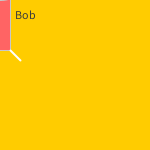
Frame 1 (no input)
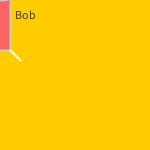
Frame 60 (the mouse pressed at the canvas centre just before this capture)
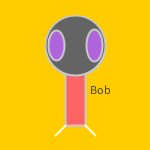
Frame 120 (the mouse held since frame 60 and released just before this capture)

The Processing sketch that drew these frames (run headless with seeded random() and noise(); from frame 60 on, the mouse is pressed at the canvas centre):

// Processing sketch: Character
// ── Character.pde
void setup(){
  size(150,150);
  }
  
void draw(){
  background(255,204,0);
  
  ellipseMode(CENTER);
  rectMode(CENTER);
  
  translate(mouseX,mouseY);

  //body
  stroke(200);
  fill(360,100,100);
  rect(0,0,20,100);
  
  //head
  fill(100);
  ellipse(0,-30,60,60);
  
  //eyes
  fill(175,100,220);
  strokeWeight(2);
  ellipse(-19,-30,16,30);
  ellipse(19,-30,16,32);
  strokeWeight(2);
  
 
  //legs
  stroke(255);
  line(-10,50,-20,60);
  line(10,50,20,60);
  
  
  String s = "Bob";
fill(60);
text(s, 50, 50, 70, 80);  // Text wraps within text box

  
 
}
  
  
  
